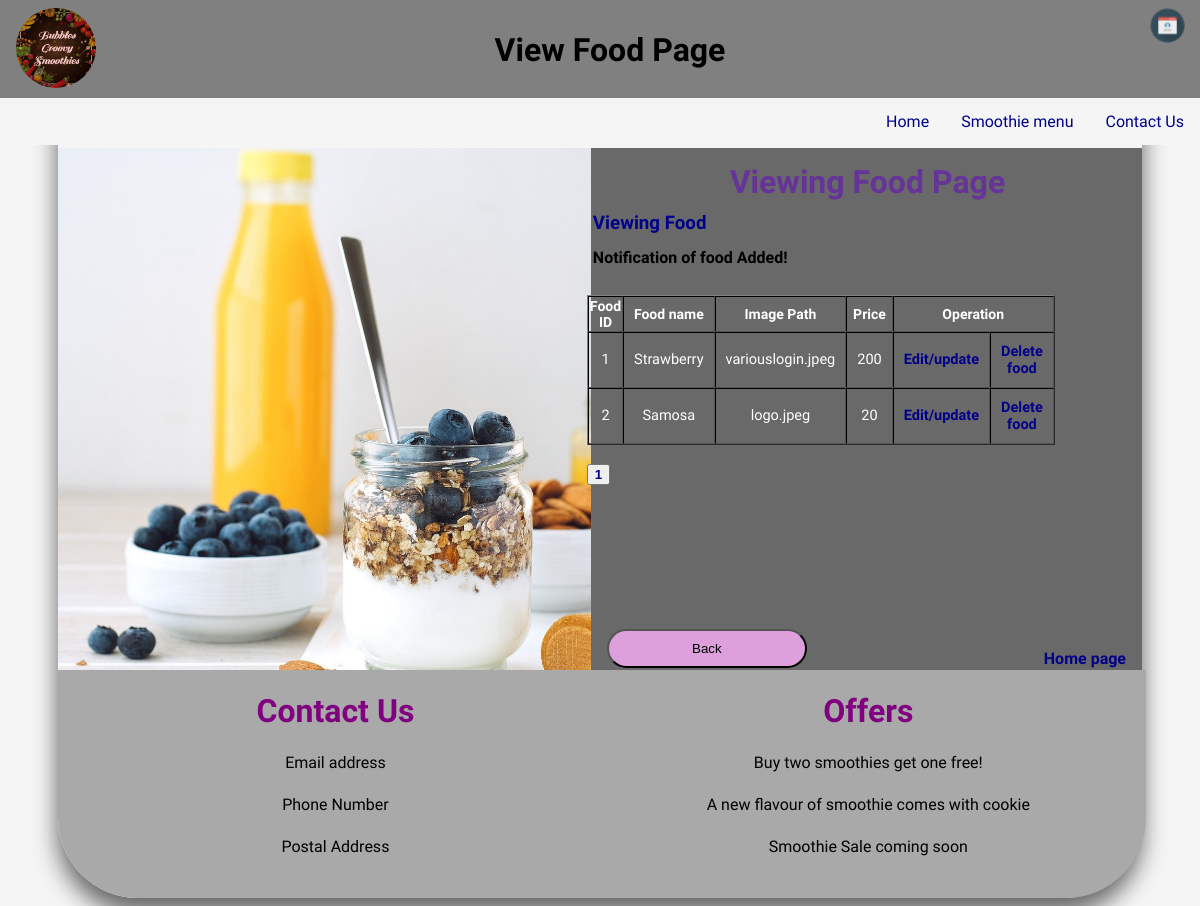
The page /Interfaces/view_food.php on the database its author committed.
### tables this page shows
CREATE TABLE `food_menu` (
  `id` int(11) NOT NULL,
  `food_name` varchar(20) NOT NULL,
  `image_path` varchar(20) NOT NULL,
  `food_price` int(11) NOT NULL
);

### Interfaces/view_food.php (the view, shortened to what this page needs)
<!DOCTYPE html>
<html>
<head>
    <link rel="stylesheet" href="Css_Styling/newpagestyle.css">
</head>
<body>
    <div class="border">
        <div class="header">
            <h1>View Food Page</h1>
        </div>
        <div class="icon">
        </div>
        <div class="logo">
        </div>
        <div class="topnav">
        <a href="contact.php">Contact Us</a>
            <a href="menu.php"> Smoothie menu</a>
            <a href="Smoothie Sale.php">Home</a>
        </div>
        <div class="row">
            <div class="column image">
            </div>
            <div class="column content">
           <div class="welcome">
           <h2>Viewing Food Page</h2>
            <h3><a href="view_food.php"> Viewing Food</a></h3>
            <h4>Notification of food Added!</h4>
        </div>
        <div class="details">
        <form method="POST">
        <table border="1px" cellspacing="0.1">
        <tr><th>Food ID</th>
        <th>Food name</th>
        <th>Image Path</th>
        <th>Price</th>
            <th colspan="2" allign="centre"> Operation</th>
            </tr>
                    <?php
                    $conn = mysqli_connect("localhost", "root","", 'bubbles_groovy_smoothies');
                    $num_per_page=03;
                    $sql = "SELECT * from food_menu";
                    $result = $conn->query($sql);
                    if ($result->num_rows > 0) {
                        while ($row = $result->fetch_assoc()) {
                            echo
                            "<tr>
                            <td>" . $row["id"] . "</td>
                            <td>" . $row["food_name"] . "</td>
                            <td>" . $row["image_path"] . "</td>
                            <td>" . $row["food_price"] . "</td>
                         <td><a href='edit_food.php?
                         custid=$row[id]
                      &rn=$row[food_name]
                     &pn=$row[image_path]
                       &cl=$row[food_price]'>Edit/update</a></td>
                         <td><a href='conn/delete_food.php?ad1=$row[id]'>Delete food</a></td>
                       </tr>";
                    }
                    } else {
                 echo "<h1>No entry of food yet</h1>";
                    }
                    ?>
                </table>
                <?php
                    $sql = "SELECT * from food_menu";
                    $result = $conn->query($sql);
                    $rows_count_value = mysqli_num_rows($result);
                    $total_pages=($rows_count_value/$num_per_page);
                    echo "<br>";
                        for ($i=1;$i<$total_pages+1;$i++)
                        {
                            echo "<button><a href='notify.php?page=".$i."'>".$i."</a></button>";
                        }
                        ?>
</form>
        </div>
                <a href="receiveorder.php"> <button type="reset" id="button2">Back</button></a>
                <a class="homepage" href="Smoothie Sale.php">Home page</a>
            </div>
        <div class="footer">
            <table id="table">
                <tr>
                    <th>Contact Us</th>
                    <th>Offers</th>
                </tr>
                    <tr>
                        <td><a href="contact.php">Email address</a></td>
                        <td><a href="Smoothie Sale.php">Buy two smoothies get one free!</a></td>
                    </tr>
                    <tr>
                        <td> <a href="contact.php">Phone Number</a></td>
                        <td><a href="Smoothie Sale.php">A new flavour of smoothie comes with cookie</a></td>
                    </tr>
                    <tr>
                        <td><a href="contact.php">Postal Address</a></td>
                        <td><a href="Smoothie Sale.php">Smoothie Sale coming soon</a></td>
                    </tr>
        </div>
    </div>
</body>
</html>

### Interfaces/Css_Styling/newpagestyle.css (style rules this page uses)
body { background-color: whitesmoke; font-family: 'Kaisei Opti', serif; font-family: 'Klee One', cursive; }
.border { background-color: whitesmoke; box-shadow: 0 15px 25px rgba(0, 0, 0, .6); border-radius: 80px; border-style: none; height: 850px; padding: 20px; margin-right: 50px; margin-left: 50px; position: relative; }
.header { background-color: gray; text-align: center; padding: 10px; position: fixed; width: 100%; right: 0px; left: 0px; top: 0px; z-index: 1; }
.icon { width: 37px; height: 35px; border-radius: 50px; position: fixed; top: 8px; right: 14px; font-size: 18px; text-align: center; z-index: 1; }
.logo { position: fixed; top: 8px; left: 16px; position: fixed; height: 80px; width: 80px; border-radius: 50px; text-align: center; z-index: 1; }
.topnav { overflow: hidden; margin-top: 70px; position: fixed; left: 0px; right: 0px; opacity: 1; z-index: 1; background-color: whitesmoke; }
.topnav a { float: right; display: block; color: darkblue; text-align: center; padding: 14px 16px; text-decoration: none; }
.column { float: left; padding: 10px; height: 500px; position: absolute; margin-top: 120px; }
.column.image { width: 50%; left: 0px; object-fit: cover; }
.column.content { width: 49%; right: 0px; background-color: dimgray; height: 508px; position: absolute; }
.details { height: 500px; color: white; position: absolute; margin-left: -14px; }
.welcome { margin-top: -10px; height: 120px; line-height: 90%; margin-right: -10px; margin-left: -8px; }
.welcome h2 { color: rebeccapurple; font-weight: bolder; text-align: center; font-size: xx-large; }
.welcome h3 { font-weight: bolder; }
.welcome h4 { margin-bottom: -20px; font-weight: bolder; }
.details ::placeholder { color: black; font-family: 'Zefani', 'Times New Roman', 'Open Sans'; font-size: medium; font-style: italic; }
#button2 { margin-top: 70px; padding: 10px; width: 200px; float: left; margin-right: 500px; background-color: plum; border-radius: 20px; }
#button2 { padding: 10px; width: 200px; background-color: plum; border-radius: 20px; position: absolute; bottom: 8px; left: 16px; }
.column.content a { color: darkblue; font-weight: bold; text-decoration: none; }
.column.content a.homepage { position: absolute; bottom: 8px; right: 16px; }
.row:after { display: table; clear: both; }
.footer { background-color: darkgrey; padding: 10px; text-align: left; height: 208px; position: absolute; width: 98.5%; left: 0px; right: 0px; bottom: 0px; border-bottom-right-radius: 80px; border-bottom-left-radius: 80px; }
.footer #table { width: 100% }
.footer #table a { color: black; text-decoration: none; }
.footer #table th { padding-top: 12px; padding-bottom: 12px; text-align: left; color: purple; font-size: xx-large; width: 50% }
.footer #table tr { height: 40px; }
.footer #table th, td { padding: 10px; cell-spacing: 5px; text-align: center; }
html { margin: 0; box-sizing: border-box; }

### Interfaces/view_food.php (style rules this page uses)
.details table { width: 30px; height: 20px; }
.details table th { height: 12px; font-size: 14px; }
.details table tr { height: 10px; border: solid; border-color: black; font-size: 14.5px; border: 1px solid black; }
.icon { background-image: url("Css_Styling/Images/login (2).png"); background-position: center; background-repeat: no-repeat; background-size: cover; border-style: none; }
.logo { background-image: url("Css_Styling/Images/logo.jpeg"); background-color: pink; background-position: top; background-repeat: no-repeat; background-size: cover; border-style: none; }
.column.image { background-image: url("Css_Styling/Images/View.jpg"); background-color: pink; background-position: center; background-repeat: no-repeat; background-size: cover; width: 60%; height: 60%; border-style: none; object-fit: cover; }

### rows shown on the page
food_menu: id "1", food_name "Strawberry", image_path "variouslogin.jpeg", food_price "200"
food_menu: id "2", food_name "Samosa", image_path "logo.jpeg", food_price "20"
